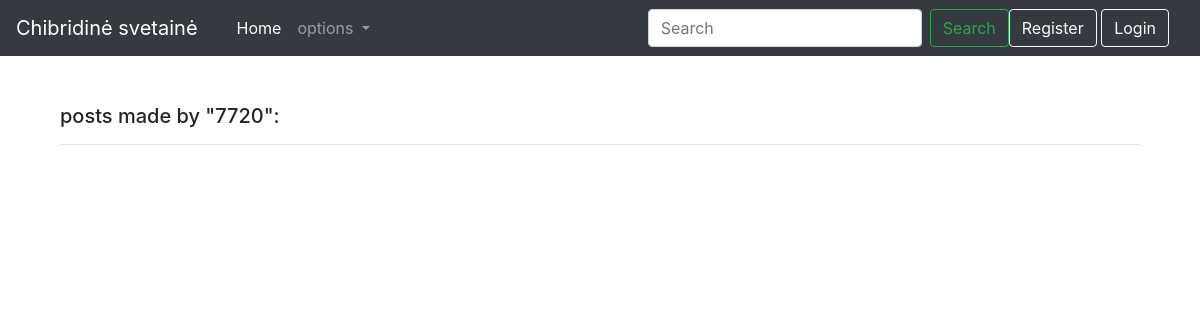
Before: /authors/1 with the older database file.
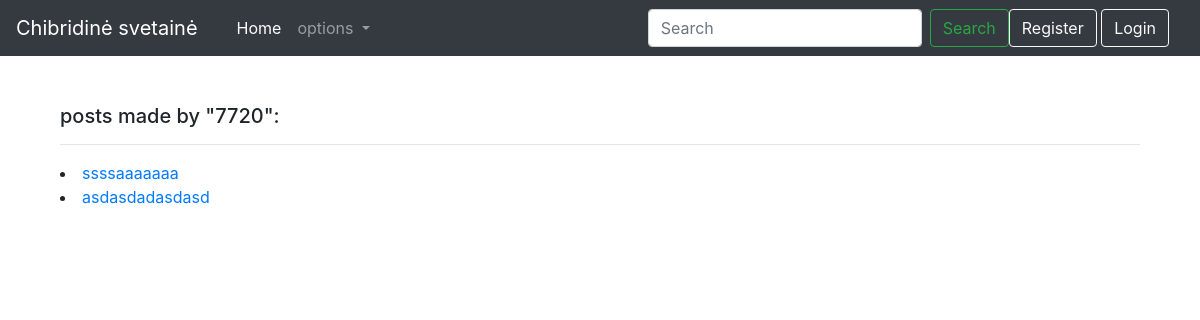
After: the same page with the newer database file.
### CCiongo/models.py (models this page shows, shortened)
class Puslapis(models.Model):
    title = models.CharField(max_length=200)
    author = models.ForeignKey(User, on_delete=models.SET_NULL, null=True, related_name='posts')
    tag = models.ManyToManyField(Tagg, related_name='posts')
    content = HTMLField(max_length=20000, null=True, blank=True)
    date_created = models.DateTimeField(auto_now_add=True ,null =True)

### CCiongo/views.py (the view)
# urls.py: path('authors/<int:author_id>', views.author, name = 'author'),
def author(request, author_id):
    single_author = get_object_or_404(User, id=author_id)
    return render(request, 'author.html',context= {'author': single_author})

### CCiongo/templates/author.html (shortened to what this page needs)
{% extends "base.html" %}
{% block content %}
<br>
    <div class="container author">
    <h5>posts made by "{{ author }}":</h5>
    <hr/>
    {% for post in author.posts.all %}
    <li><a href="{% url 'blog' post.pk %}">{{ post.title }}</a></li>
    {% endfor %}
    </div>
{% endblock %}

Changed rows visible on the page:
added Puslapis: title "ssssaaaaaaa"
added Puslapis: title "asdasdadasdasd"
